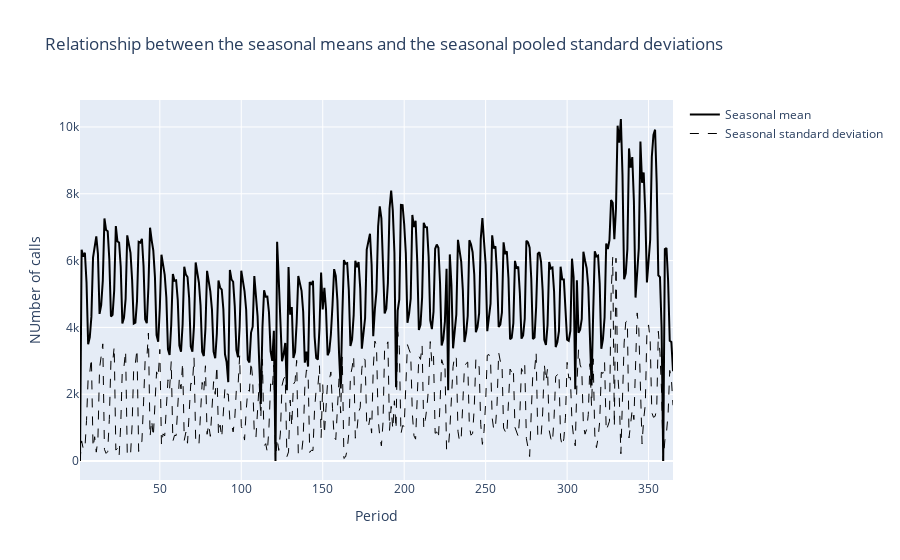

The notebook cell this image was saved under:
### Code cell
mean_df = compute_mean(train_df,"Y","D")
std_df = compute_std(train_df,"Y","D")

plot_decomposition_type(mean_df,std_df)
std_df.corr(mean_df)

### Figure 1 — Plotly figure (JSON) as saved in the notebook; plotly's stock layout.template omitted (floating-point values rounded to 4 significant figures; data arrays with more than 128 entries replaced by an {"elided": "..."} marker saying what was removed)
{"data": [{"line": {"color": "black", "width": 2}, "name": "Seasonal mean", "type": "scatter", "x": {"elided": "365 int values"}, "y": {"elided": "365 float values"}}, {"line": {"color": "black", "dash": "dash", "width": 1}, "name": "Seasonal standard deviation", "type": "scatter", "x": {"elided": "365 int values"}, "y": {"elided": "365 float values"}}], "layout": {"title": {"text": "Relationship between the seasonal means and the seasonal pooled standard deviations"}, "xaxis": {"title": {"text": "Period"}}, "yaxis": {"title": {"text": "NUmber of calls"}}}}
